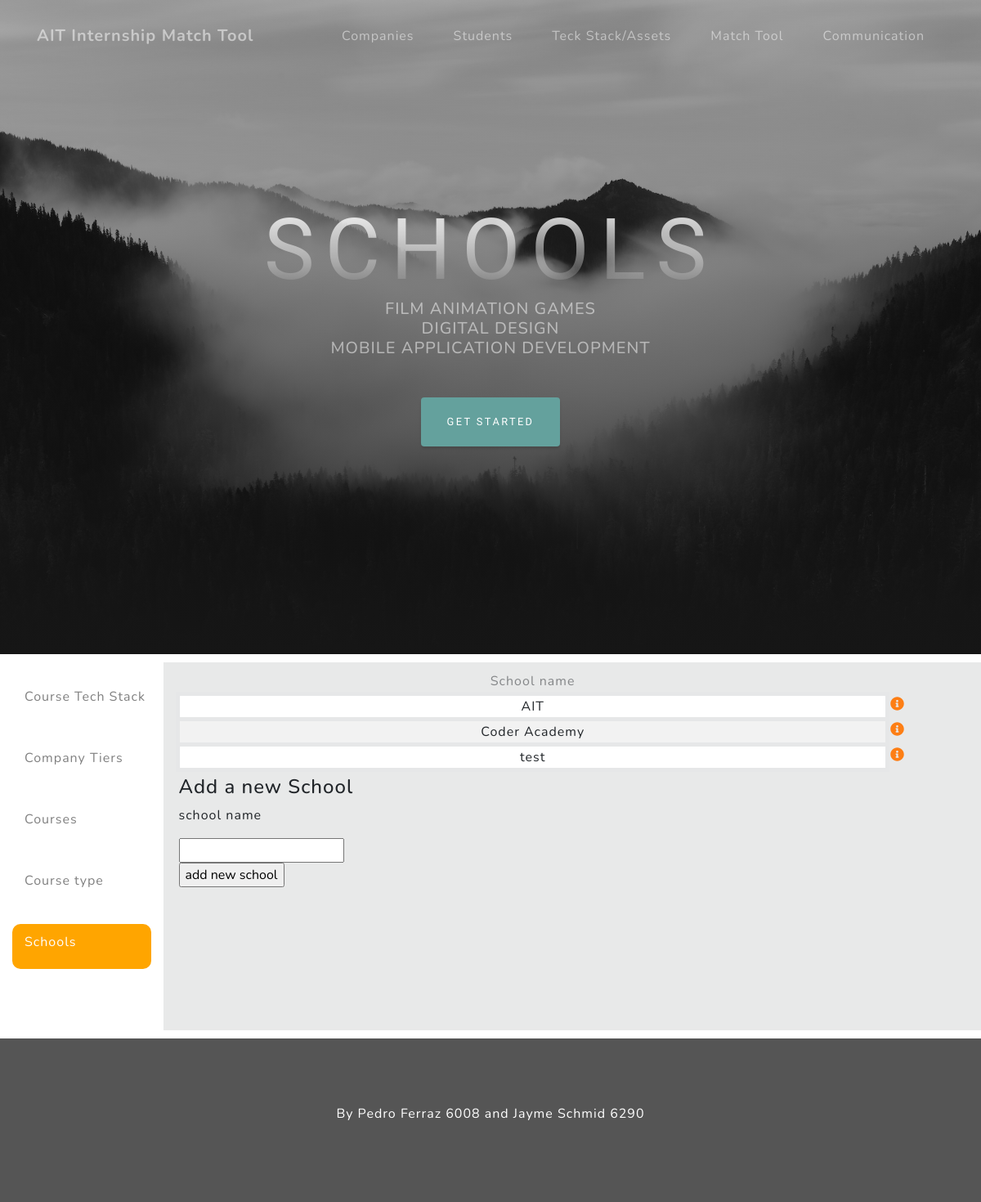
Screenshot of /Enrollments_schools.php with the database file from the repository.
### tables this page shows
CREATE TABLE `schools` (
  `schoolName` varchar(300) NOT NULL
);

### Enrollments_schools.php (the view, shortened to what this page needs)
<?php
if (session_id() == '' || !isset($_SESSION)) {
    $servername = "localhost";
$username = "root";
$password = "";
$dbname = "internshipdatabase";
    try{
    $conn = new mysqli($servername, $username, $password, $dbname);
$sql = "SELECT company_id,company_name,contact_person,website,description,tier_rate,notes,TypeOfCompany FROM company";
}
    catch(PDOException $e){
    echo $sql . "<br>" . $e->getMessage();
}
}
 else {
    echo "0 results";
}
?>
<!DOCTYPE html>
<html lang="en">
<head>
  <link rel="stylesheet" href="https://maxcdn.bootstrapcdn.com/bootstrap/4.3.1/css/bootstrap.min.css">
  <link rel="stylesheet" type="text/css" href="Styles.css">
  <link href="vendor/bootstrap/css/bootstrap.min.css" rel="stylesheet">
  <link href="vendor/fontawesome-free/css/all.min.css" rel="stylesheet">
  <link href="css/grayscale.min.css" rel="stylesheet">
</head>
<body>
<?php include('navigation.php'); ?>
    <header class="masthead">
    <div class="container d-flex h-100 align-items-center">
      <div class="mx-auto text-center">
        <h1 class="mx-auto my-0 text-uppercase">Schools</h1>
        <h2 class="text-white-50 mx-auto mt-2 mb-5">FILM ANIMATION GAMES<br>DIGITAL DESIGN <br>MOBILE APPLICATION DEVELOPMENT</h2>
        <a href="#about" class="btn btn-primary js-scroll-trigger">Get Started</a>
      </div>
    </div>
  </header>
<div class="container-fluid text-center">
  <div class="row content">
        <div class="col-sm-2 sidenav">
      <a class="text" href="Enrollments.php">
        <div class="well2" >
     <p class="t2">Course Tech Stack</p>
      </div>
       </a>
        <a class="text" href="Enrollments_comp.php">
                    <div class="well2">
                        <p class="t2">Company Tiers </p>
                    </div>
                </a>
         <a class="text" href="Enrollments_course_type.php" >
                    <div class="well2" >
                        <p class="t2">Courses</p>
                    </div>
                </a>
         <a class="text" href="Enrollments_course_type.php">
                    <div class="well2" >
                        <p class="t2">Course type</p>
                    </div>
                </a>
         <a class="text" href="Enrollments_schools.php">
                    <div class="well1" >
                        <p class="t2">Schools</p>
                    </div>
                </a>
    </div>
    <div class="col-sm-10 text-left content">
       <table id="myTable" style="width:100%">
                    <tr class="rowhead">
                        <th class="colhead">School  name</th>
                        <th class="colhead"></th>
                    </tr>
                  <?php
    $sql = "SELECT *FROM schools";
$result = $conn->query($sql);
    while($row = $result->fetch_assoc()) {
         ?>
                    <tr  class="info-row">
                        <td class="colhead1"><?php echo $row["schoolName"];?>
                        </td>
                        <td>
                            <form action="Companies_details_ap.php" method=post>
                                <input type="image" src=".\images\info-circle-solid.svg" alt="submit" fill="orange" value="More details" width="17" height="17">
                            </form>
                        </td>
                    </tr>
                    <?php } ?>
           <tr>
           <td>
               <h4>Add a new School</h4>
               <form action="Enrollments_add_school_ap.php" method=post>
                               <p>school name</p>
                                <input type="Text" name="NewSchool" >
                   <br>
                                <input type="submit" alt="submit" fill="orange" value="add new school" width="20" height="20">
                            </form>
               </td>
                <td>
               </td>
           </tr>
                </table>
    </div>
  </div>
</div>
 <footer id="sticky-footer" class="footer12">
    <div class="container text-center">
     <P>By Pedro Ferraz 6008 and Jayme Schmid 6290</P>
    </div>
  </footer>
</body>
</html>

### Styles.css (style rules this page uses)
body { font-size: 14px; }
.row.content { height: 450px }
.sidenav { padding-top: 20px; background-color: #f1f1f1; height: 100%; }
footer { background-color: #555; color: white; padding: 15px; }
.footer12 { margin-top: 10px; }
.t2 { padding-top: 5px; padding-left: 10px; }
.well1 { min-height:18px; padding:5px; margin-bottom:20px; text-align:left; background-color:orange; border-radius:10px; color: white; }
.well2 { min-height:18px; padding:5px; margin-bottom:20px; text-align:left; background-color:white; border-radius:10px; color: grey; }
.colhead { text-align: center; color: #848688; font-weight: normal; }
.colhead1, .colhead2 { text-align: center; border-style: solid; border-color: #E6E7E8; border-width: 5px; }
tr:nth-child(even) .colhead1 { background-color: white; }
tr:nth-child(odd) .colhead1 { background-color: #f2f2f2; }
.content { background-color: #e8e9e9; margin-top: 10px; }
.sidenav { background-color: white; }
.text { color: grey; }
h4 { padding-top:3px; }

### rows the page displays
schools: schoolName "AIT"
schools: schoolName "Coder Academy"
schools: schoolName "test"
